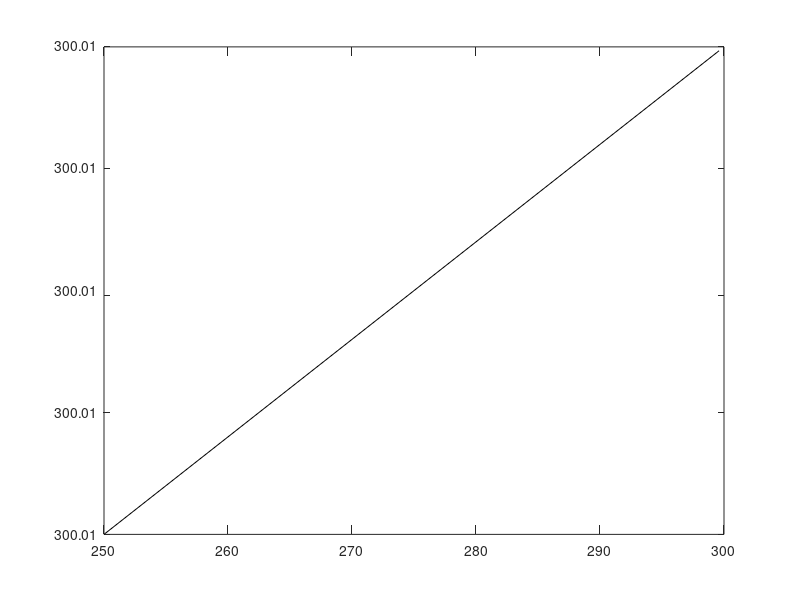

Source code (MATLAB): (Note: this script raises an error after producing the figure.)
% Define the two arrays of elements
x = [ 250 300 350 400 450 500 550 600 650 700 750 800 900 1000];
y = [ 1.003 1.005 1.008 1.013 1.020 1.029 1.040 1.051 1.063 1.075 1.087 1.099 1.121 1.142];

% Create an empty array to store the lines
lines = [];

% Loop over all the points
for i = 1:length(x) - 1

    % Calculate the slope of the line between the current point and the next point
    slope = (y(i + 1) - y(i)) / (x(i + 1) - x(i));

    % Add the line to the array of lines
    lines = [lines [x(i) x(i + 1) slope]];

end

% Plot the points and the lines
for i = 1:length(lines)

    % Plot the line
    plot(lines(i, 1:2), lines(i, 3) * lines(i, 1:2) + lines(i, 4), '-k')

end

% Plot the original points
plot(x, y, 'o')

% Add a title and axis labels
title('First Degree Interpolation')
xlabel('x')
ylabel('y')